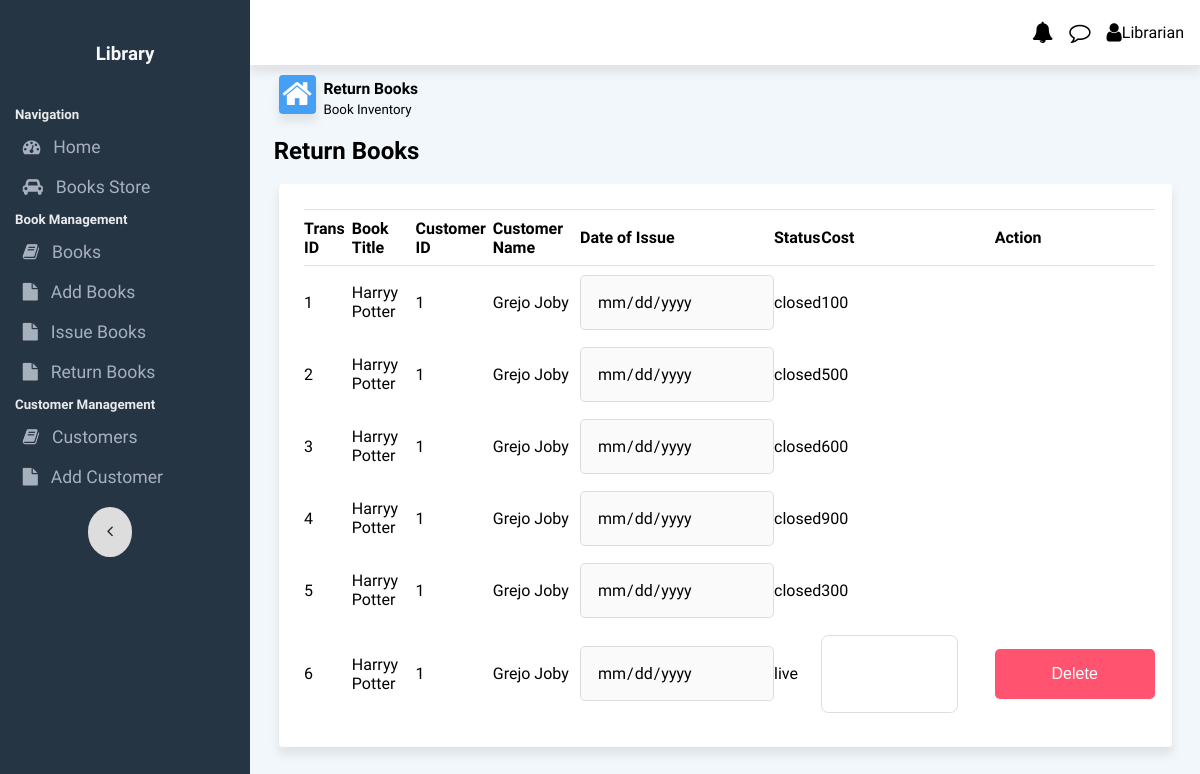
Page /return_issue on the committed database.
### app.py (models this page shows, shortened)
class Books(db.Model):
    __tablename__ = 'books'
    book_id = db.Column(db.Integer, primary_key=True, autoincrement=True)
    title = db.Column(db.String(255), nullable=False)
    authors = db.Column(db.String(255), nullable=False)
    stockQty = db.Column(db.Integer, nullable=False, default=0)
    timesIssued = db.Column(db.Integer, nullable=False, default=0)

class Customer(db.Model):
    __tablename__ = 'customer'
    cust_id=db.Column(db.Integer, primary_key=True,autoincrement=True)
    name=db.Column(db.String(255), nullable=False)
    debt = db.Column(db.Integer, nullable=False, default=0)
    total_trans = db.Column(db.Integer, nullable=False, default=0)

### tables this page shows
CREATE TABLE transactions (
	trans_id INTEGER NOT NULL, 
	book_id INTEGER, 
	cust_id INTEGER, 
	cost INTEGER NOT NULL, 
	status VARCHAR(25) NOT NULL, 
	issue_date DATETIME, 
	PRIMARY KEY (trans_id), 
	FOREIGN KEY(book_id) REFERENCES customer (cust_id), 
	FOREIGN KEY(cust_id) REFERENCES books (book_id)
);

### app.py (the view)
@app.route('/return_issue', methods=['GET', 'POST'])
def return_issue():
    print(db.session.query(transactions).all())
    issued_books=db.session.query(transactions).all()
    books_issued=[]
    for book in issued_books:
        bi = []
        bi.append(book.trans_id)
        bi.append(book.book_id)
        book_title = Books.query.filter_by(book_id=book[1]).one()
        bi.append(book_title.title)
        bi.append(book.cust_id)
        cust_details = Customer.query.filter_by(cust_id=book[2]).one()
        bi.append(cust_details.name)
        bi.append(book.cost)
        bi.append(book.issue_date.date())
        bi.append(book.status)
        books_issued.append(bi)
    print(books_issued)
    return render_template('return_issue.html',issued_books=books_issued)

### templates/return_issue.html (shortened to what this page needs)
{% extends 'base.html' %}
{% block body %}
<div class="content-area">
    <div class="flexContainer" id="dashboardLineContainer">
        <div class="flex-40 dashboardLine">
            <i class="fa fa-home fa-2x" style="float: left;" id="homeIcon"></i>
            <div style="margin-bottom: 0;margin-top: 0;">
                <h3 style="margin-bottom: 0;margin-top: 2px;"><small>Return Books</small> </h3>
                <p style="margin-bottom: 0;margin-top: 0;"><small>Book Inventory</small> </p>
            </div>
        </div>
    </div>
</div>
<h2 style="margin: 1% 2.5% 1% 2.5%;">Return Books</h2>
<div class="cardRow2 tablecard">
    <table class="attendance_form_table">
        <thead>
            <tr style="text-align: left;">
                <th>Trans ID</th>
                <th>Book Title</th>
                <th>Customer ID</th>
                <th>Customer Name</th>
                <th>Date of Issue</th>
                <th>Status</th>
                <th>Cost</th>
                <th>Action</th>
            </tr>
        </thead>
        <tbody id="attendance_form_table_data">
            {%for book in issued_books %}
            <form action="/books/return/{{book[0]}}" method="POST">
                <tr>
                    <td>{{book[0]}}</td>
                    <td>{{book[2]}}</td>
                    <td>{{book[3]}}</td>
                    <td>{{book[4]}}</td>
                    <td>
                        <div class="dropdown">
                            <input type="date" class="dropinput" style="outline: none;" value="{{book[5]}}" disabled
                                aria-disabled="true">
                        </div>
                    </td>
                    <td>{{book[7]}}</td>
                    {% if book[7] == "live" %}
                    <td><input type="text" name="cost" id="cost" class="formInput" style="width: 50%;">
                        <input type="text" name="cust_id" id="cust_id" class="formInput" value="{{book[3]}}" style="width: 50%;display:none;"></td>
                    <td><button type="submit" class="dropbtn btn-danger">Delete</button></td>
                    {% else %}
                        <td>{{ book[5] }}</td>
                    {% endif %}
                </tr>
            </form>
            {%endfor%}
        </tbody>
    </table>
</div>
{% endblock %}

### static/css/style.css (style rules this page uses)
* { -webkit-tap-highlight-color: transparent; }
html { height: 100%; }
body { background-color: #f2f7fb; margin: 0; height: 100%; font-family: "Quicksand", sans-serif; -webkit-touch-callout: none; -webkit-user-select: none; -khtml-user-select: none; -moz-user-select: none; -ms-user-select: none; user-select: none; }
button { outline: none; }
.flexContainer { width: 100%; display: flex; flex-wrap: wrap; justify-content: center; align-content: center; }
#dashboardLineContainer { justify-content: flex-start; margin-left: 2%; }
.verticalFlexItem h1, h2, h3, h4, h5, h6 { margin: 2%; }
.flex-40 { flex: 0 0 40%; margin: 1%; }
#homeIcon { background-color: #449ff5; color: white; box-shadow: 0px 7px 9px 1px rgba(224, 228, 231, 1); border-radius: 0.25rem; margin-right: 2%; padding: 1%; }
.dashboardLine { margin: 1%; align-content: center; justify-content: left; justify-self: flex-start; }
.cardRow2 { grid-area: header; justify-content: space-between; align-items: center; margin-left: 3%; margin-right: 3%; margin-top: 2%; }
.cardRow2.tablecard { background-color: #ffff; box-shadow: 0px 7px 9px 1px rgba(224, 228, 231, 1); padding: 0.5rem; border-radius: 0.25rem; grid-area: header; justify-content: space-between; align-items: center; }
.cardRow2 { grid-area: main; padding-left: 3%; }
#attendanceTable th, td { text-align: left; padding: 8px; text-align: center; }
#attendanceTable2 th, td { text-align: left; padding: 8px; text-align: center; }
.attendance_form_table { border-top: 1px solid #dee2e6; margin: 2%; width: 97%; border-collapse: collapse; }
.attendance_form_table th, td { border-bottom: 1px solid #dee2e6; padding: 1% 0; }
.dropbtn { background-color: #4099ff; color: white; padding: 16px; font-size: 16px; border: none; cursor: pointer; border-radius: 5px; min-width: 160px; }
.dropinput { font-family: "Quicksand", sans-serif; color: black; padding: 16px; font-size: 16px; border: none; cursor: pointer; border-radius: 5px; min-width: 160px; border: 1px solid #ddd; }
.dropdown { position: relative; display: inline-block; }
#attendance_form_table_data tr > td > input { zoom: 1.5; }
.btn-danger { background-color: #ff5370 !important; border-color: #ff5370 !important; }
.formInput { font-family: "Quicksand", sans-serif; font-weight: 500; font-size: 16px; padding: 16px; border: 1px solid #ddd; background-color: rgba(0, 0, 0, 0); outline: none; border-radius: 5px; width: 100%; }
#addTeacherTable th, td { text-align: left; padding: 1% 0; border: none; }

### rows in the picture
Books: title "Harryy Potter" "Harryy Potter" "Harryy Potter" "Harryy Potter" "Harryy Potter" "Harryy Potter"
Customer: name "Grejo Joby" "Grejo Joby" "Grejo Joby" "Grejo Joby" "Grejo Joby" "Grejo Joby"
transactions: status "closed"
transactions: status "closed", cost "500"
transactions: status "closed", cost "600"
transactions: status "closed", cost "900"
transactions: status "closed", cost "300"
transactions: status "live"

### other values in the picture
{{ book[0] }} "1" "2" "3" "4" "5" "6"
{{ book[3] }} "1" "1" "1" "1" "1" "1"
{{ book[5] }} "100"
